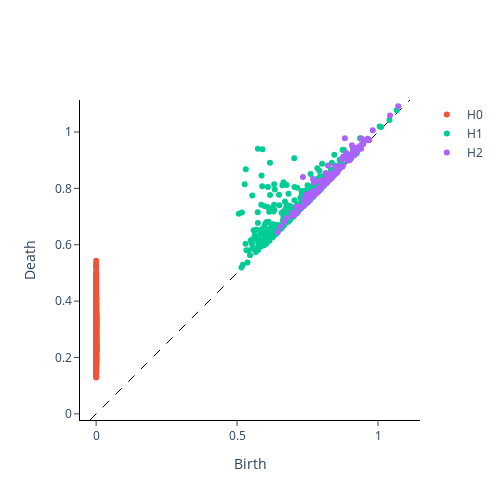

The notebook cell saved with this chart:
### Markdown cell above
### Scaler & Filtering

### Code cell
scaler = gtda.diagrams.Scaler()
filtering = gtda.diagrams.Filtering()
diagram = filtering.fit_transform(scaler.fit_transform(raw_diagram))
diagram = scaler.fit_transform(raw_diagram)
print(diagram.shape)
gtda.plotting.plot_diagram(diagram[print_obj])

### Figure 1 — Plotly figure (JSON) as saved in the notebook; plotly's stock layout.template omitted (floating-point values rounded to 4 significant figures; data arrays with more than 128 entries replaced by an {"elided": "..."} marker saying what was removed)
{"data": [{"hoverinfo": "none", "line": {"color": "black", "dash": "dash", "width": 1}, "mode": "lines", "showlegend": false, "type": "scatter", "x": [-0.02183, 1.114], "y": [-0.02183, 1.114]}, {"hoverinfo": "text", "hovertext": {"elided": "491 str values"}, "mode": "markers", "name": "H0", "type": "scatter", "x": {"elided": "491 int values"}, "y": {"elided": "491 float values"}}, {"hoverinfo": "text", "hovertext": {"elided": "403 str values"}, "mode": "markers", "name": "H1", "type": "scatter", "x": {"elided": "403 float values"}, "y": {"elided": "403 float values"}}, {"hoverinfo": "text", "hovertext": {"elided": "144 str values"}, "mode": "markers", "name": "H2", "type": "scatter", "x": {"elided": "144 float values"}, "y": {"elided": "144 float values"}}], "layout": {"height": 500, "plot_bgcolor": "white", "width": 500, "xaxis": {"autorange": false, "exponentformat": "e", "linecolor": "black", "linewidth": 1, "mirror": false, "range": [-0.02183, 1.114], "showexponent": "all", "showline": true, "side": "bottom", "ticks": "outside", "title": {"text": "Birth"}, "type": "linear", "zeroline": true}, "yaxis": {"autorange": false, "exponentformat": "e", "linecolor": "black", "linewidth": 1, "mirror": false, "range": [-0.02183, 1.114], "scaleanchor": "x", "scaleratio": 1, "showexponent": "all", "showline": true, "side": "left", "ticks": "outside", "title": {"text": "Death"}, "type": "linear", "zeroline": true}}}
